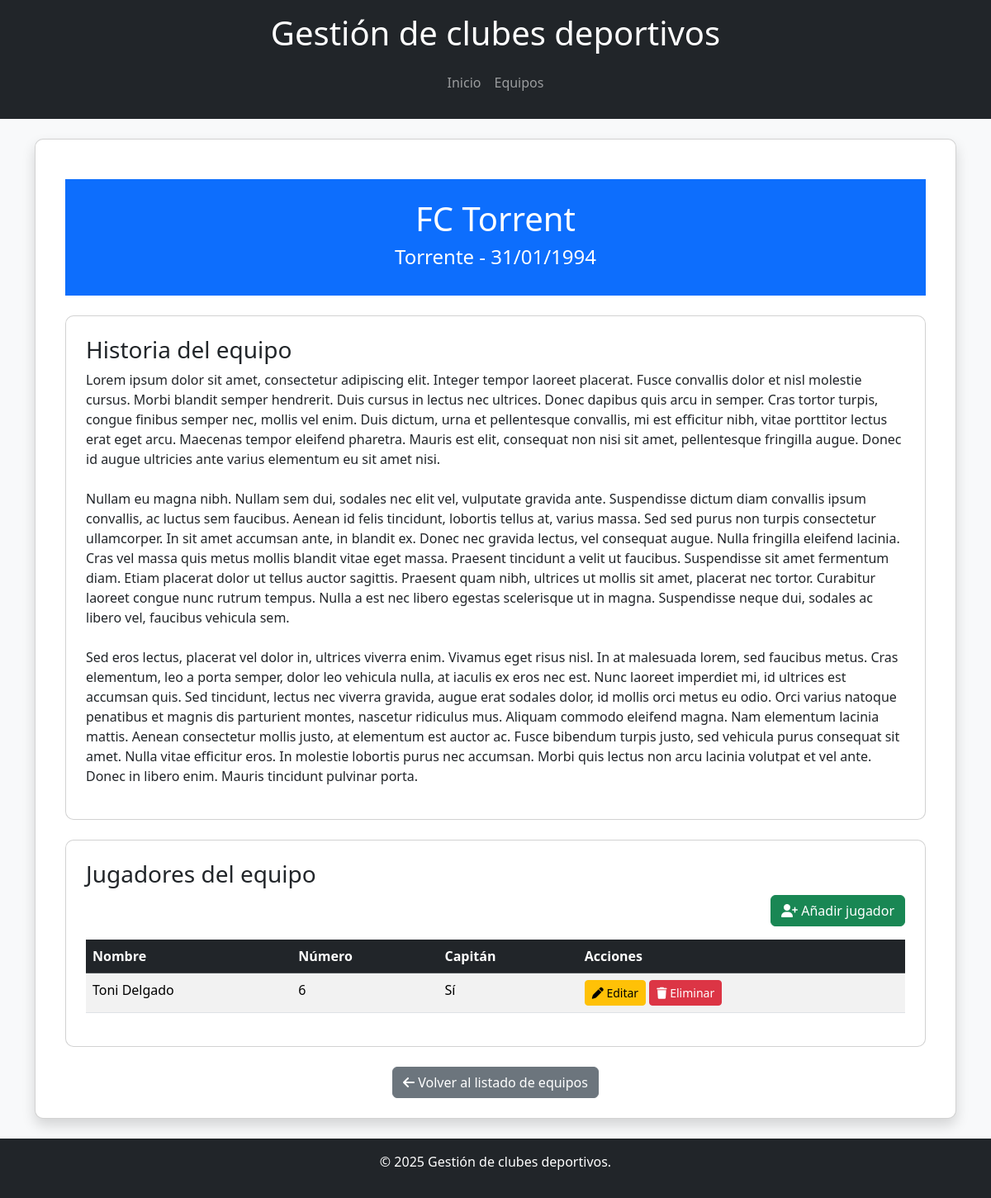
Page /ficha.php?id=6 on the committed database.
### tables this page shows
CREATE TABLE `teams` (
  `id` int(11) NOT NULL,
  `name` varchar(100) NOT NULL,
  `city` varchar(100) DEFAULT NULL,
  `sport` enum('Futbol','Baloncesto','Volleyball','Otro') NOT NULL,
  `founded_date` date NOT NULL,
  `history` text DEFAULT NULL
);

CREATE TABLE `players` (
  `id` int(11) NOT NULL,
  `name` varchar(100) NOT NULL,
  `number` int(11) NOT NULL,
  `team_id` int(11) NOT NULL,
  `is_captain` tinyint(1) DEFAULT 0
);

### app/Controllers/FichaController.php (called while the page is built, shortened)
<?php
class FichaController {
    public function showFicha($id) {
        $team = TeamModel::getById($id);
        $players = PlayerModel::getByTeamId($id);
        include __DIR__ . '/../Views/ficha.php';
    }
}

### public/ficha.php (called while the page is built, shortened)
<?php
$controller = new FichaController();
$controller->showFicha($_GET['id'] ?? null);

### app/Models/TeamModel.php (called while the page is built, shortened)
<?php
class TeamModel {
    public static function getById(int $id): ?array {
        $pdo = Database::getConnection();
        $stmt = $pdo->prepare("SELECT * FROM teams WHERE id = :id");
        $stmt->execute([':id' => $id]);
        $team = $stmt->fetch(PDO::FETCH_ASSOC);
        return $team ?: null;
    }
}

### app/Models/PlayerModel.php (called while the page is built, shortened)
<?php
class PlayerModel {
    public static function getByTeamId(int $teamId): array {
        $pdo = Database::getConnection();
        $stmt = $pdo->prepare("SELECT * FROM players WHERE team_id = :team_id");
        $stmt->execute([':team_id' => $teamId]);
        return $stmt->fetchAll(PDO::FETCH_ASSOC);
    }
}

### app/Views/ficha.php (the view, shortened to what this page needs)
<?php include __DIR__ . '/templates/header.php'; ?>
<div class="container mt-4">
    <header class="text-center bg-primary text-white py-4">
        <h1><?php echo htmlspecialchars($team['name']); ?></h1>
        <h4 class="mt-2"><?php echo htmlspecialchars($team['city'] ?? 'Ciudad no disponible'); ?> -
            <?php echo htmlspecialchars(date("d/m/Y", strtotime($team['founded_date']))); ?>
        </h4>
    </header>
    <div class="card mt-4 p-4">
        <h3>Historia del equipo</h3>
        <p><?php echo nl2br(htmlspecialchars($team['history'] ?? 'No hay información disponible.')); ?></p>
    </div>
    <div class="card mt-4 p-4">
        <h3>Jugadores del equipo</h3>
        <div class="text-end mb-3">
            <button type="button" class="btn btn-success" data-bs-toggle="modal" data-bs-target="#addPlayerModal">
                <i class="fa-solid fa-user-plus"></i> Añadir jugador
            </button>
        </div>
        <table class="table table-striped">
            <thead class="table-dark">
                <tr>
                    <th>Nombre</th>
                    <th>Número</th>
                    <th>Capitán</th>
                    <th>Acciones</th>
                </tr>
            </thead>
            <tbody>
                <?php foreach ($players as $player) : ?>
                    <tr>
                        <td><?php echo htmlspecialchars($player['name']); ?></td>
                        <td><?php echo htmlspecialchars($player['number']); ?></td>
                        <td><?php echo $player['is_captain'] ? 'Sí' : 'No'; ?></td>
                        <td>
                            <button class="btn btn-warning btn-sm edit-player"
                                data-player-id="<?php echo $player['id']; ?>"
                                data-player-name="<?php echo htmlspecialchars($player['name']); ?>"
                                data-player-number="<?php echo $player['number']; ?>"
                                data-player-captain="<?php echo $player['is_captain']; ?>">
                                <i class="fa-solid fa-pen"></i> Editar
                            </button>
                            <button class="btn btn-danger btn-sm delete-player" data-player-id="<?php echo $player['id']; ?>">
                                <i class="fa-solid fa-trash"></i> Eliminar
                            </button>
                        </td>
                    </tr>
                <?php endforeach; ?>
            </tbody>
        </table>
    </div>
    <div class="text-center mt-4">
        <a href="equipos.php" class="btn btn-secondary">
            <i class="fa-solid fa-arrow-left"></i> Volver al listado de equipos
        </a>
    </div>
</div>
<?php include __DIR__ . '/templates/footer.php'; ?>

### assets/css/styles.css (style rules this page uses)
body { background-color: #f8f9fa; }
.card { border-radius: 10px; }

### rows in the picture
teams: name "FC Torrent", city "Torrente", founded_date "31/01/1994", history "Lorem ipsum dolor sit amet, consectetur adipiscing elit. Integer tempor laoreet placerat. Fusce convallis dolor et nisl molestie cursus. Morbi blandit semper hendrerit. Duis cursus in lectus nec ultrices. Donec dapibus quis arcu in semper. Cras tortor turpis, congue finibus semper nec, mollis vel enim. Duis dictum, urna et pellentesque convallis, mi est efficitur nibh, vitae porttitor lectus erat eget arcu. Maecenas tempor eleifend pharetra. Mauris est elit, consequat non nisi sit amet, pellentesque fringilla augue. Donec id augue ultricies ante varius elementum eu sit amet nisi. Nullam eu magna nibh. Nullam sem dui, sodales nec elit vel, vulputate gravida ante. Suspendisse dictum diam…"
players: name "Toni Delgado", number "6", is_captain "Sí"
